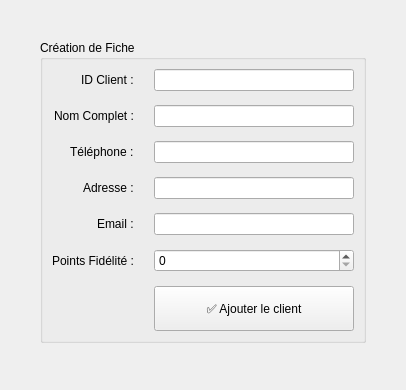
          <widget class="QWidget" name="tab_client_add">
           <attribute name="title"><string>➕ Nouveau Client</string></attribute>
           <layout class="QVBoxLayout" name="vl_client_add">
            <property name="margin" stdset="0"><number>40</number></property>
            <item>
             <widget class="QGroupBox" name="gb_client_add">
              <property name="title"><string>Création de Fiche</string></property>
              <layout class="QFormLayout" name="fl_client_add">
               <property name="labelAlignment"><set>Qt::AlignmentFlag::AlignRight|Qt::AlignmentFlag::AlignVCenter</set></property>
               <property name="horizontalSpacing"><number>20</number></property>
               <property name="verticalSpacing"><number>14</number></property>
               <item row="0" column="0"><widget class="QLabel"><property name="text"><string>ID Client :</string></property></widget></item>
               <item row="0" column="1"><widget class="QLineEdit" name="le_client_id"/></item>
               <item row="1" column="0"><widget class="QLabel"><property name="text"><string>Nom Complet :</string></property></widget></item>
               <item row="1" column="1"><widget class="QLineEdit" name="le_client_nom"/></item>
               <item row="2" column="0"><widget class="QLabel"><property name="text"><string>Téléphone :</string></property></widget></item>
               <item row="2" column="1"><widget class="QLineEdit" name="le_client_tel"/></item>
               <item row="3" column="0"><widget class="QLabel"><property name="text"><string>Adresse :</string></property></widget></item>
               <item row="3" column="1"><widget class="QLineEdit" name="le_client_adr"/></item>
               <item row="4" column="0"><widget class="QLabel"><property name="text"><string>Email :</string></property></widget></item>
               <item row="4" column="1"><widget class="QLineEdit" name="le_client_email"/></item>
               <item row="5" column="0"><widget class="QLabel"><property name="text"><string>Points Fidélité :</string></property></widget></item>
               <item row="5" column="1"><widget class="QSpinBox" name="sb_client_pts"><property name="maximum"><number>100000</number></property></widget></item>
               <item row="6" column="1"><widget class="QPushButton" name="btn_valider_client"><property name="text"><string>✅ Ajouter le client</string></property><property name="minimumSize"><size><width>200</width><height>45</height></size></property></widget></item>
              </layout>
             </widget>
            </item>
            <item><spacer><property name="orientation"><enum>Qt::Vertical</enum></property></spacer></item>
           </layout>
          </widget>
